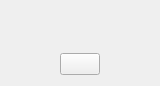
<?xml version="1.0" encoding="UTF-8"?>
<ui version="4.0">
 <class>AboutWidget</class>
 <widget class="QWidget" name="AboutWidget">
  <property name="geometry">
   <rect>
    <x>0</x>
    <y>0</y>
    <width>160</width>
    <height>86</height>
   </rect>
  </property>
  <property name="windowTitle">
   <string>QuickQR - About</string>
  </property>
  <layout class="QVBoxLayout" name="verticalLayout">
   <item>
    <widget class="QLabel" name="about">
     <property name="text">
      <string/>
     </property>
     <property name="alignment">
      <set>Qt::AlignCenter</set>
     </property>
     <property name="wordWrap">
      <bool>true</bool>
     </property>
     <property name="openExternalLinks">
      <bool>true</bool>
     </property>
     <property name="textInteractionFlags">
      <set>Qt::LinksAccessibleByKeyboard|Qt::LinksAccessibleByMouse</set>
     </property>
    </widget>
   </item>
   <item>
    <spacer name="spacer_top_bottom">
     <property name="orientation">
      <enum>Qt::Vertical</enum>
     </property>
     <property name="sizeHint" stdset="0">
      <size>
       <width>0</width>
       <height>20</height>
      </size>
     </property>
    </spacer>
   </item>
   <item>
    <layout class="QHBoxLayout" name="layout_buttons">
     <item>
      <spacer name="horizontalSpacer">
       <property name="orientation">
        <enum>Qt::Horizontal</enum>
       </property>
       <property name="sizeHint" stdset="0">
        <size>
         <width>40</width>
         <height>20</height>
        </size>
       </property>
      </spacer>
     </item>
     <item>
      <widget class="QPushButton" name="terminate">
       <property name="text">
        <string/>
       </property>
      </widget>
     </item>
     <item>
      <spacer name="spacer_buttons">
       <property name="orientation">
        <enum>Qt::Horizontal</enum>
       </property>
       <property name="sizeHint" stdset="0">
        <size>
         <width>0</width>
         <height>0</height>
        </size>
       </property>
      </spacer>
     </item>
    </layout>
   </item>
  </layout>
 </widget>
 <resources/>
 <connections/>
</ui>
